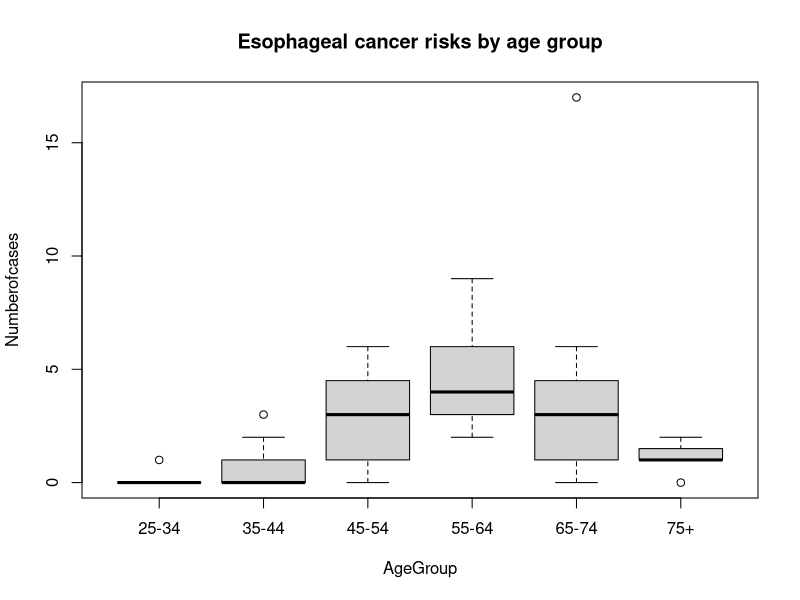
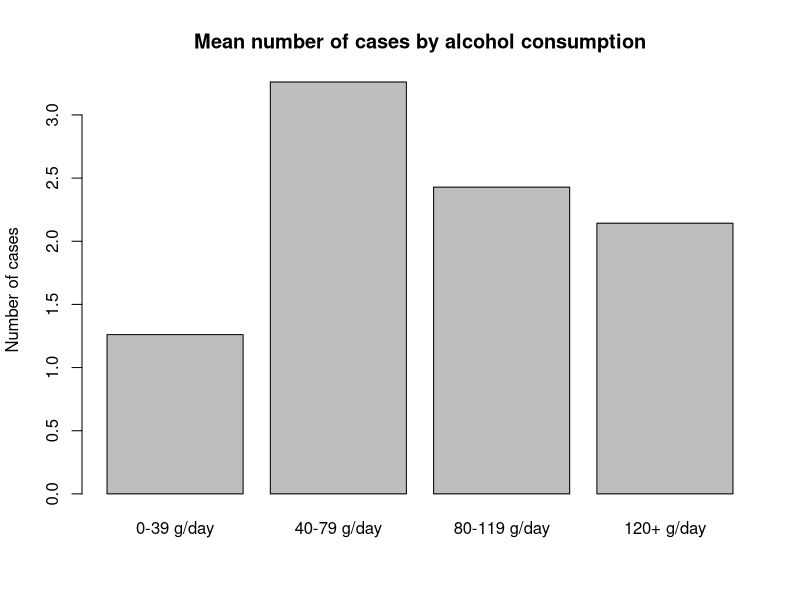
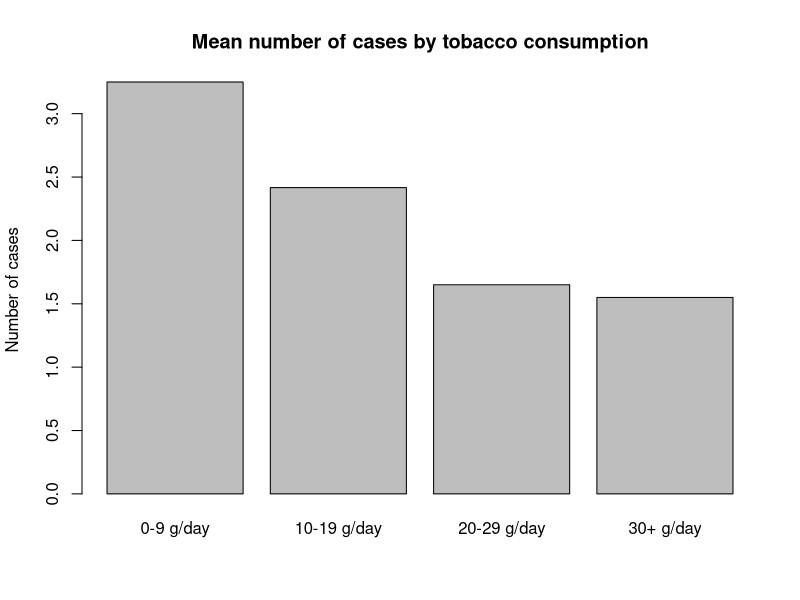

Source code (R) for these figures, in order:
## ---- chunk 1
# Introduction of dataset: The dataset is from a case-control study of esophageal cancer
# url: https://stat.ethz.ch/R-manual/R-devel/library/datasets/html/esoph.html
require(stats)
require(graphics)
require(ggplot2)
## ---- chunk 2
head(esoph)
nrow(esoph)
ncol(esoph)
## ---- chunk 3
colnames(esoph) <- c("AgeGroup", "AlcoholConsumption", "TobaccoConsumption", "Numberofcases", "Numberofcontrols")
head(esoph)
## ---- chunk 4
# Exploratory Data Analysis Questions 1: What age groupd have the highest risk for esophageal cancer? 
X <- subset(esoph, select = c("AgeGroup", "Numberofcases"))
head(X)
plot(X, main = "Esophageal cancer risks by age group")
## ---- chunk 5
# Exploratory Data Analysis Questions 2: Which alcohol consumption range cause higher risks for esophageal cancer?
Y <- subset(esoph, select = c("AlcoholConsumption", "TobaccoConsumption", "Numberofcases"))
head(Y)
heights <- tapply(Y$`Numberofcases`, Y$`AlcoholConsumption`, mean)
barplot(heights, main = "Mean number of cases by alcohol consumption", 
        names.arg = c("0-39 g/day", "40-79 g/day", "80-119 g/day", "120+ g/day"),
        ylab = "Number of cases")

# Exploratory Data Analysis Questions 3: Which Tobacco Consumption range cause higher risks for esophageal cancer?
heights2 <- tapply(Y$`Numberofcases`, Y$`TobaccoConsumption`, mean)
barplot(heights2, main = "Mean number of cases by tobacco consumption",
        names.arg = c("0-9 g/day", "10-19 g/day", "20-29 g/day", "30+ g/day"),
        ylab = "Number of cases")
## ---- chunk 6
# conclusion 1: Age groupd from 55-64 have the higher number of cases for esophageal cancer.
# Conclusion 2: Alcohol Consumption from 40-79 g/day has the highest average number of cases for esophageal cancer
# Conclusion 3: Tobacco Consumption from 0-9 g/day has the highest average number of cases for esophageal cancer.
